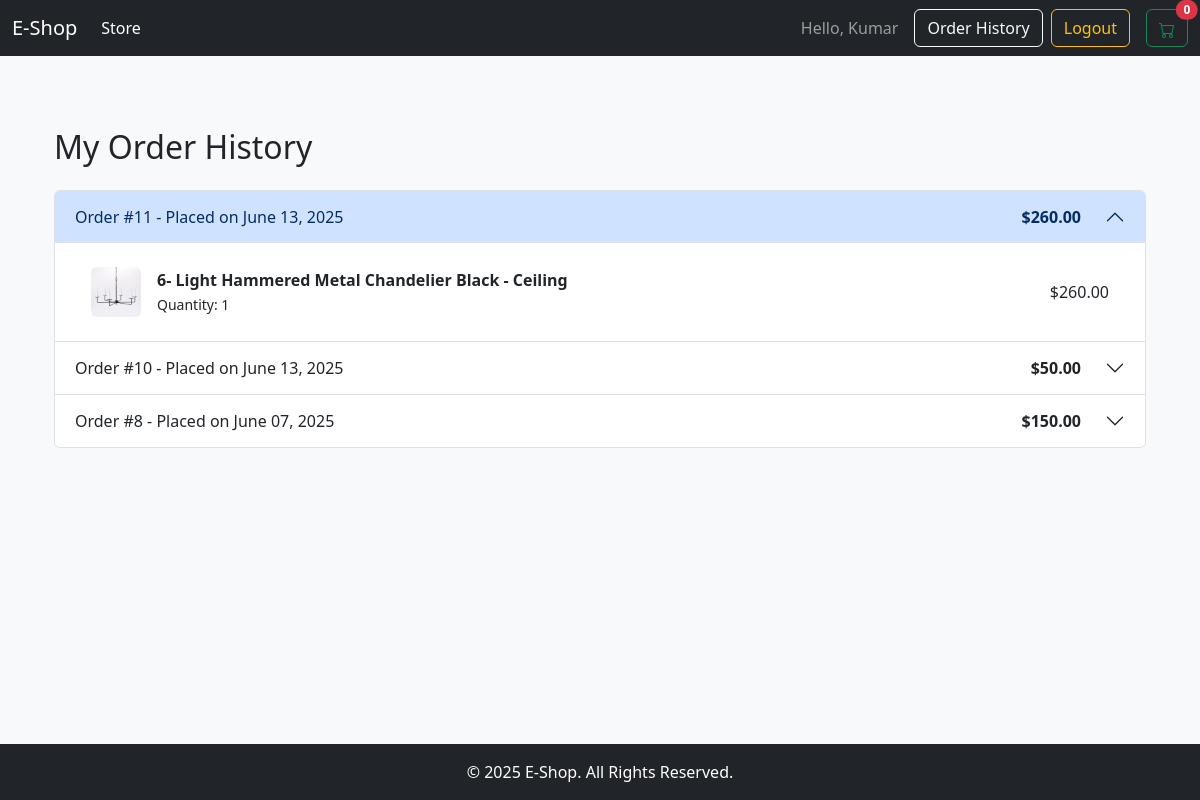
/order_history/ (signed in), run on the app's committed database.
### store/models.py (models this page shows, shortened)
class Order(models.Model):
    STATUS_CHOICES = (
        ('Pending', 'Pending'),      # The initial state of an incomplete cart
        ('Processing', 'Processing'),  # For COD orders awaiting fulfillment
        ('Completed', 'Completed'),    # For paid orders or fulfilled COD orders
        ('Cancelled', 'Cancelled'),    # For cancelled orders
    )
    customer = models.ForeignKey(Customer, on_delete=models.SET_NULL, null=True, blank=True)
    date_ordered = models.DateTimeField(auto_now_add=True)
    status = models.CharField(max_length=20, choices=STATUS_CHOICES, default='Pending')
    transaction_id = models.CharField(max_length=100, null=True, blank=True)
    @property
    def get_cart_total(self):
        orderitems = self.orderitem_set.all()
        total = sum([item.get_total for item in orderitems])
        return total
    @property
    def get_cart_items(self):
        orderitems = self.orderitem_set.all()
        total = sum([item.quantity for item in orderitems])
        return total

class OrderItem(models.Model):
    product = models.ForeignKey(Product, on_delete=models.SET_NULL, null=True)
    order = models.ForeignKey(Order, on_delete=models.SET_NULL, null=True)
    quantity = models.IntegerField(default=0, null=True, blank=True)
    date_added = models.DateTimeField(auto_now_add=True)
    @property
    def get_total(self):
        if self.product:
            total = self.product.price * self.quantity
            return total
        return Decimal(0)

class Product(models.Model):
    name = models.CharField(max_length=200)
    description = models.TextField(null=True, blank=True)
    price = models.DecimalField(max_digits=7, decimal_places=2)
    category = models.ForeignKey(Category, on_delete=models.SET_NULL, null=True, blank=True)
    image = models.ImageField(null=True, blank=True)
    is_featured = models.BooleanField(default=False)
    @property
    def imageURL(self):
        try:
            url = self.image.url
        except:
            url = ''
        return url

### store/views.py (the view)
# urls.py: path('order_history/', views.order_history, name='order_history'),
@login_required
def order_history(request):
    customer, created = Customer.objects.get_or_create(user=request.user)
    if created:
        customer.name = request.user.username
        customer.email = request.user.email
        customer.save()
    data = cartData(request)
    cartItems = data['cartItems']
    orders = Order.objects.filter(
        customer=request.user.customer
    ).exclude(
        status='Pending'
    ).order_by('-date_ordered')
    context = {'orders': orders, 'cartItems': cartItems}
    return render(request, 'store/order_history.html', context)

### store/utils.py (called while the page is built)
def cartData(request):
    if request.user.is_authenticated:
        customer, created = Customer.objects.get_or_create(user=request.user)
        if created:
            customer.name = request.user.username
            customer.email = request.user.email
            customer.save()
        order, created = Order.objects.get_or_create(customer=customer, status='Pending')
        items = order.orderitem_set.all()
        cartItems = order.get_cart_items
    else:
        items = []
        order = {'get_cart_total': 0, 'get_cart_items': 0}
        cartItems = 0
    return {'cartItems': cartItems, 'order': order, 'items': items}

### templates/store/order_history.html
{% extends 'base.html' %}
{% block content %}
<div class="container my-5">
    <h2 class="mb-4">My Order History</h2>
    {% if orders %}
    <div class="accordion" id="orderHistoryAccordion">
        {% for order in orders %}
        <div class="accordion-item">
            <h2 class="accordion-header" id="heading-{{ order.id }}">
                <button class="accordion-button {% if not forloop.first %}collapsed{% endif %}" type="button" data-bs-toggle="collapse" data-bs-target="#collapse-{{ order.id }}" aria-expanded="{% if forloop.first %}true{% else %}false{% endif %}" aria-controls="collapse-{{ order.id }}">
                    <div class="d-flex w-100 justify-content-between">
                        <span>Order #{{ order.id }} - Placed on {{ order.date_ordered|date:"F d, Y" }}</span>
                        <span class="fw-bold me-4">${{ order.get_cart_total|floatformat:2 }}</span>
                    </div>
                </button>
            </h2>
            <div id="collapse-{{ order.id }}" class="accordion-collapse collapse {% if forloop.first %}show{% endif %}" aria-labelledby="heading-{{ order.id }}" data-bs-parent="#orderHistoryAccordion">
                <div class="accordion-body">
                    <ul class="list-group list-group-flush">
                        {% for item in order.orderitem_set.all %}
                        <li class="list-group-item d-flex justify-content-between align-items-center">
                            <div class="d-flex align-items-center">
                                <img src="{{ item.product.imageURL }}" alt="{{ item.product.name }}" class="img-fluid rounded me-3" style="width: 50px;">
                                <div>
                                    <strong>{{ item.product.name }}</strong>
                                    <br>
                                    <small>Quantity: {{ item.quantity }}</small>
                                </div>
                            </div>
                            <span>${{ item.get_total|floatformat:2 }}</span>
                        </li>
                        {% endfor %}
                    </ul>
                </div>
            </div>
        </div>
        {% endfor %}
    </div>
    {% else %}
    <div class="alert alert-info" role="alert">
        You have no past orders. Why not <a href="{% url 'store' %}" class="alert-link">start shopping</a>?
    </div>
    {% endif %}
</div>
{% endblock content %}

### templates/base.html (shortened to what this page needs)
<!DOCTYPE html>
{% load static %}
<html lang="en">
<head>
    <link href="https://cdn.jsdelivr.net/npm/bootstrap@5.3.2/dist/css/bootstrap.min.css" rel="stylesheet">
    <link rel="stylesheet" href="{% static 'css/main.css' %}">
</head>
<body>
<div class="d-flex flex-column min-vh-100">
    <nav class="navbar navbar-expand-lg navbar-dark bg-dark">
        <div class="container-fluid">
            <a class="navbar-brand" href="{% url 'store' %}">E-Shop</a>
            <div class="collapse navbar-collapse" id="navbarSupportedContent">
                <ul class="navbar-nav me-auto mb-2 mb-lg-0">
                    <li class="nav-item">
                        <a class="nav-link active" aria-current="page" href="{% url 'store' %}">Store</a>
                    </li>
                </ul>
                <div class="d-flex align-items-center">
                    {% if user.is_authenticated %}
                        <span class="navbar-text me-3">Hello, {{ user.username }}</span>
                        <a href="{% url 'order_history' %}" class="btn btn-outline-light me-2">Order History</a>
                        <a href="{% url 'logout' %}" class="btn btn-outline-warning me-3">Logout</a>
                    {% else %}
                        <a href="{% url 'login' %}" class="btn btn-outline-light me-2">Login</a>
                        <a href="{% url 'register' %}" class="btn btn-warning me-3">Register</a>
                    {% endif %}
                    <a href="{% url 'cart' %}" class="btn btn-outline-success position-relative">
                        <span id="cart-total" class="position-absolute top-0 start-100 translate-middle badge rounded-pill bg-danger">
                            {{cartItems}}
                        </span>
                    </a>
                </div>
            </div>
        </div>
    </nav>
    <div class="container mt-4">
        {% block content %}
        {% endblock content %}
    </div>
    <footer class="bg-dark text-white text-center p-3 mt-auto">
        <p class="mb-0">© 2025 E-Shop. All Rights Reserved.</p>
    </footer>
    </div>
</body>
</html>

### static/css/main.css (style rules this page uses)
body { background-color: #f8f9fa; }

### data on the page
Order: id "11", date_ordered "June 13, 2025", get_cart_total "260.00"
OrderItem: product.imageURL (picture), product.name "6- Light Hammered Metal Chandelier Black - Ceiling", quantity "1", get_total "260.00"
Order: id "10", date_ordered "June 13, 2025", get_cart_total "50.00"
Order: id "8", date_ordered "June 07, 2025", get_cart_total "150.00"

### other printed values
{{ user.username }} "Kumar"
{{ cartItems }} "0"
